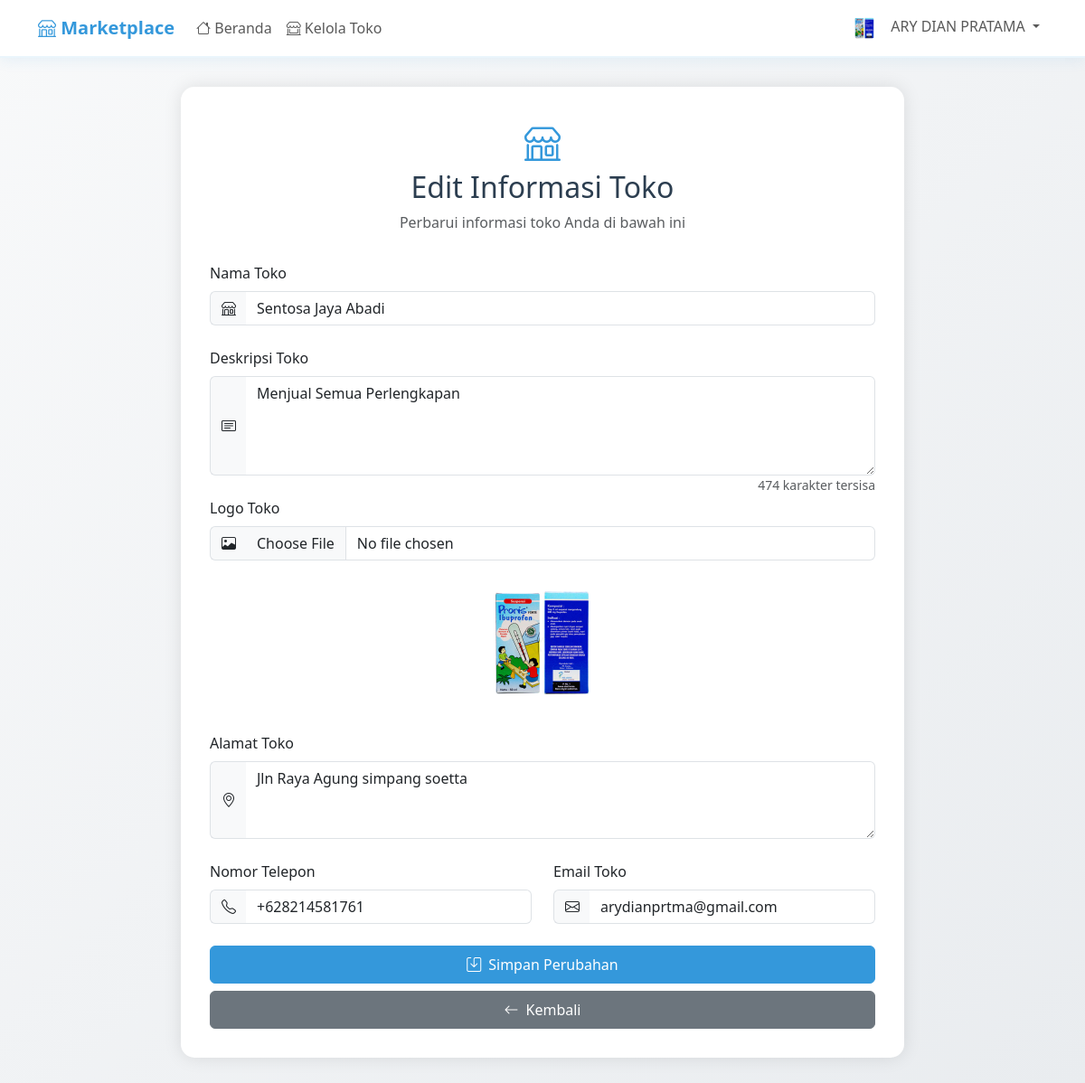
Screenshot of /seller/edit_shop.php (signed in) with the database file from the repository.
### tables this page shows
CREATE TABLE `sellers` (
  `id` int NOT NULL,
  `user_id` int NOT NULL,
  `shop_name` varchar(255) NOT NULL,
  `shop_description` text,
  `phone_number` varchar(15) NOT NULL,
  `shop_address` varchar(255) NOT NULL,
  `shop_logo` varchar(255) DEFAULT NULL,
  `status` enum('pending','approved','rejected','disabled') DEFAULT 'pending',
  `notification` tinyint(1) DEFAULT '0',
  `shop_email` varchar(255) DEFAULT NULL
);

### seller/edit_shop.php (the view, shortened to what this page needs)
<?php
include '../includes/db.php';
$stmt = $conn->prepare("SELECT * FROM sellers WHERE user_id = ?");
$stmt->bind_param("i", $_SESSION['user_id']);
$stmt->execute();
$result = $stmt->get_result();
$shop_data = $result->fetch_assoc();
?>
<!DOCTYPE html>
<html lang="id">
<head>
    <link href="https://cdn.jsdelivr.net/npm/bootstrap@5.3.0/dist/css/bootstrap.min.css" rel="stylesheet">
    <link href="https://cdn.jsdelivr.net/npm/bootstrap-icons@1.10.0/font/bootstrap-icons.css" rel="stylesheet">
    <link rel="stylesheet" href="assets/css/index.css">
</head>
<body>
    <nav class="navbar navbar-expand-lg navbar-light">
        <div class="container">
            <a class="navbar-brand" href="../index.php">
                <i class="bi bi-shop"></i> Marketplace
            </a>
            <div class="collapse navbar-collapse" id="navbarNav">
                <ul class="navbar-nav me-auto">
                    <li class="nav-item">
                        <a class="nav-link" href="../index.php">
                            <i class="bi bi-house"></i> Beranda
                        </a>
                    </li>
                    <li class="nav-item">
                        <a class="nav-link" href="manage_shop.php">
                            <i class="bi bi-shop-window"></i> Kelola Toko
                        </a>
                    </li>
                </ul>
                <ul class="navbar-nav">
                    <li class="nav-item dropdown">
                        <a class="nav-link dropdown-toggle" href="#" id="navbarDropdown" role="button" data-bs-toggle="dropdown">
                            <img src="../uploads/shop_logos/<?php echo htmlspecialchars($shop_data['shop_logo'] ?? 'default_shop.png'); ?>" alt="Logo Toko" class="profile-picture">
                            <?php echo htmlspecialchars($_SESSION['username'] ?? 'Tamu'); ?>
                        </a>
                    </li>
                </ul>
            </div>
        </div>
    </nav>
    <div class="container">
        <div class="form-container">
            <div class="form-header">
                <i class="bi bi-shop"></i>
                <h2>Edit Informasi Toko</h2>
                <p class="text-muted">Perbarui informasi toko Anda di bawah ini</p>
            </div>
            <form method="POST" enctype="multipart/form-data" class="needs-validation" novalidate>
                <div class="mb-4">
                    <label for="shop_name" class="form-label">Nama Toko</label>
                    <div class="input-group">
                        <span class="input-group-text"><i class="bi bi-shop"></i></span>
                        <input type="text" class="form-control with-icon" id="shop_name" name="shop_name"
                               value="<?php echo htmlspecialchars($shop_data['shop_name'] ?? ''); ?>" required>
                    </div>
                </div>
                <div class="mb-4">
                    <label for="shop_description" class="form-label">Deskripsi Toko</label>
                    <div class="input-group">
                        <span class="input-group-text"><i class="bi bi-card-text"></i></span>
                        <textarea class="form-control with-icon" id="shop_description" name="shop_description"
                                  rows="4" required><?php echo htmlspecialchars($shop_data['shop_description'] ?? ''); ?></textarea>
                    </div>
                </div>
                <div class="mb-4">
                    <label for="shop_logo" class="form-label">Logo Toko</label>
                    <div class="input-group">
                        <span class="input-group-text"><i class="bi bi-image"></i></span>
                        <input type="file" class="form-control with-icon" id="shop_logo" name="shop_logo"
                               accept="image/*" onchange="previewImage(this)">
                    </div>
                    <div class="text-center">
                        <img id="logoPreview" src="../uploads/shop_logos/<?php echo htmlspecialchars($shop_data['shop_logo'] ?? 'default_shop.png'); ?>"
                             alt="Logo Preview" class="logo-preview">
                    </div>
                </div>
                <div class="mb-4">
                    <label for="shop_address" class="form-label">Alamat Toko</label>
                    <div class="input-group">
                        <span class="input-group-text"><i class="bi bi-geo-alt"></i></span>
                        <textarea class="form-control with-icon" id="shop_address" name="shop_address"
                                  rows="3" required><?php echo htmlspecialchars($shop_data['shop_address'] ?? ''); ?></textarea>
                    </div>
                </div>
                <div class="row mb-4">
                    <div class="col-md-6">
                        <label for="phone_number" class="form-label">Nomor Telepon</label>
                        <div class="input-group">
                            <span class="input-group-text"><i class="bi bi-telephone"></i></span>
                            <input type="tel" class="form-control with-icon" id="phone_number" name="phone_number"
                                   value="<?php echo htmlspecialchars($shop_data['phone_number'] ?? ''); ?>" required>
                        </div>
                    </div>
                    <div class="col-md-6">
                        <label for="shop_email" class="form-label">Email Toko</label>
                        <div class="input-group">
                            <span class="input-group-text"><i class="bi bi-envelope"></i></span>
                            <input type="email" class="form-control with-icon" id="shop_email" name="shop_email"
                                   value="<?php echo htmlspecialchars($shop_data['shop_email'] ?? ''); ?>">
                        </div>
                    </div>
                </div>
                <div class="d-grid gap-2">
                    <button type="submit" class="btn btn-primary py-2">
                        <i class="bi bi-save me-2"></i>Simpan Perubahan
                    </button>
                    <a href="manage_shop.php" class="btn btn-secondary py-2">
                        <i class="bi bi-arrow-left me-2"></i>Kembali
                    </a>
                </div>
            </form>
        </div>
    </div>
</body>
</html>

### assets/css/index.css (style rules this page uses)
:root { --primary-gradient: linear-gradient(135deg, #3498db, #2980b9); --secondary-gradient: linear-gradient(135deg, #2ecc71, #27ae60); --accent-gradient: linear-gradient(135deg, #e74c3c, #c0392b); --primary-color: #3498db; --secondary-color: #2ecc71; --dark-color: #2c3e50; --light-color: #ecf0f1; --danger-color: #e74c3c; --warning-color: #f1c40f; }
body { background: linear-gradient(135deg, #f8f9fa, #e9ecef); font-family: 'Segoe UI', system-ui, -apple-system, sans-serif; }
.navbar { background: white; box-shadow: 0 2px 15px rgba(52, 152, 219, 0.1); border-bottom: 2px solid rgba(52, 152, 219, 0.1); }
.navbar-brand { background: var(--primary-gradient); -webkit-background-clip: text; background-clip: text; color: transparent !important; font-weight: 700; }

### seller/edit_shop.php (style rules this page uses)
:root { --primary-color: #3498db; --secondary-color: #2ecc71; --dark-color: #2c3e50; --light-color: #ecf0f1; }
body { background-color: #f8f9fa; }
.navbar { background: white; box-shadow: 0 2px 15px rgba(52, 152, 219, 0.1); border-bottom: 2px solid rgba(52, 152, 219, 0.1); }
.navbar-brand { background: var(--primary-color); -webkit-background-clip: text; background-clip: text; color: transparent !important; font-weight: 700; }
.form-container { max-width: 800px; margin: 2rem auto; background: white; padding: 2rem; border-radius: 15px; box-shadow: 0 0 20px rgba(0,0,0,0.1); }
.form-header { text-align: center; margin-bottom: 2rem; color: var(--dark-color); }
.form-header i { font-size: 2.5rem; color: var(--primary-color); margin-bottom: 1rem; }
.logo-preview { width: 150px; height: 150px; object-fit: cover; border-radius: 10px; margin-top: 1rem; border: 2px solidrgb(226, 230, 222); }
.btn-primary { background-color: var(--primary-color); border-color: var(--primary-color); }
.input-group-text { background-color: #f8f9fa; border-right: none; }
.form-control.with-icon { border-left: none; }
.profile-picture { width: 30px; height: 30px; border-radius: 50%; object-fit: cover; margin-right: 10px; }

### rows the page displays
sellers: shop_logo (picture), shop_name "Sentosa Jaya Abadi", shop_description "Menjual Semua Perlengkapan", shop_address "Jln Raya Agung simpang soetta", phone_number "+628214581761", shop_email "arydianprtma@gmail.com"

### other values shown
$_SESSION['username'] "ARY DIAN PRATAMA"
